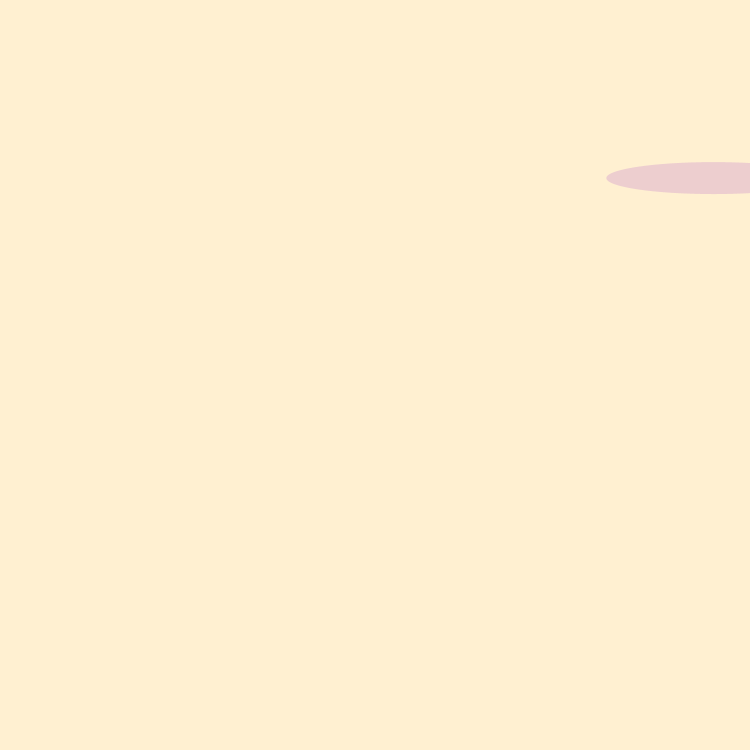
Frame 1 (no input)
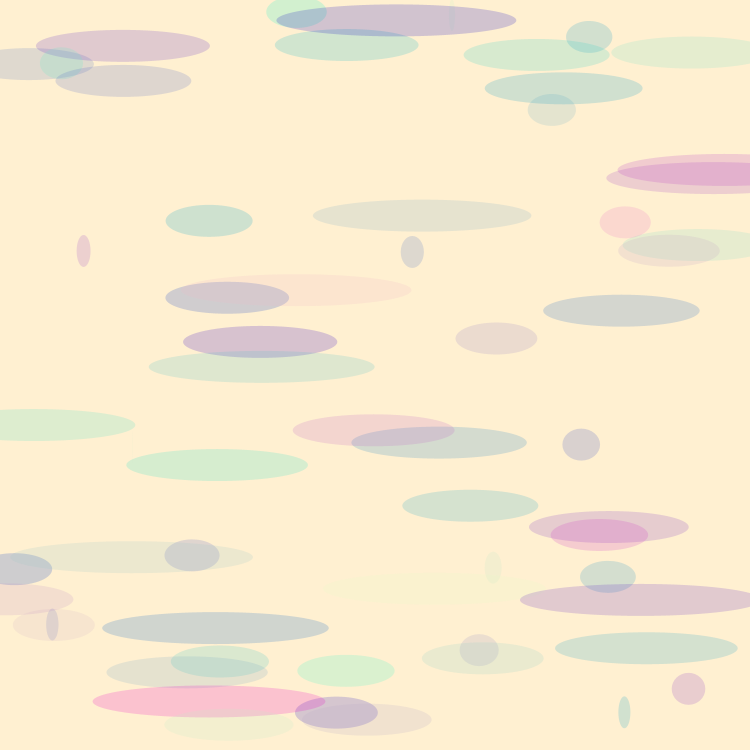
Frame 60 (the mouse pressed at the canvas centre just before this capture)
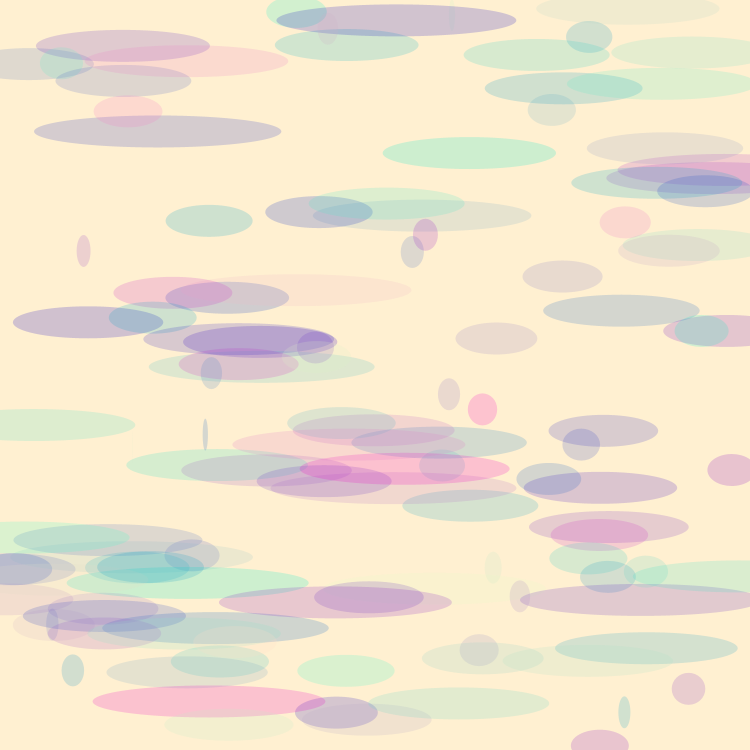
Frame 120 (the mouse held since frame 60 and released just before this capture)

The Processing sketch that drew these frames (run headless with seeded random() and noise(); from frame 60 on, the mouse is pressed at the canvas centre):

// Processing sketch: processing_57030
// ── processing_57030.pde

int a = 0;

void setup(){
  background(255, 240, 209);
  size(750, 750);
  //run through the program 5 times per second
  frameRate(25);
}

void draw(){
  //random generates a number between 0 to # you give it
  if (a == 0) {
    noStroke();
    fill(random(255), random(255), 198, 50);
    ellipse(random(750), random(750), random(250), 32);
  }
  
  if (a ==1 ) {
    noStroke();
    fill(random(255), random(255), 166, 50);
    //triangle(random(700), random(7
    rect( random(100,650), random(100,650), 50, 50);
  }
  
}
  
  
void mouseClicked() {
  if(a == 0) {
    a = 1;
  } else {
    a = 0;
  }
}
